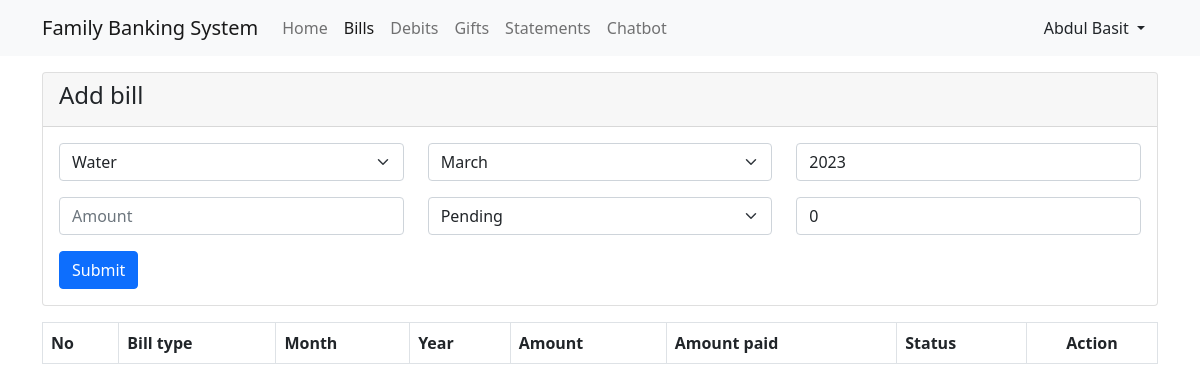
The app's page /FamilyBankingSystem/bills.php (signed in), older data.
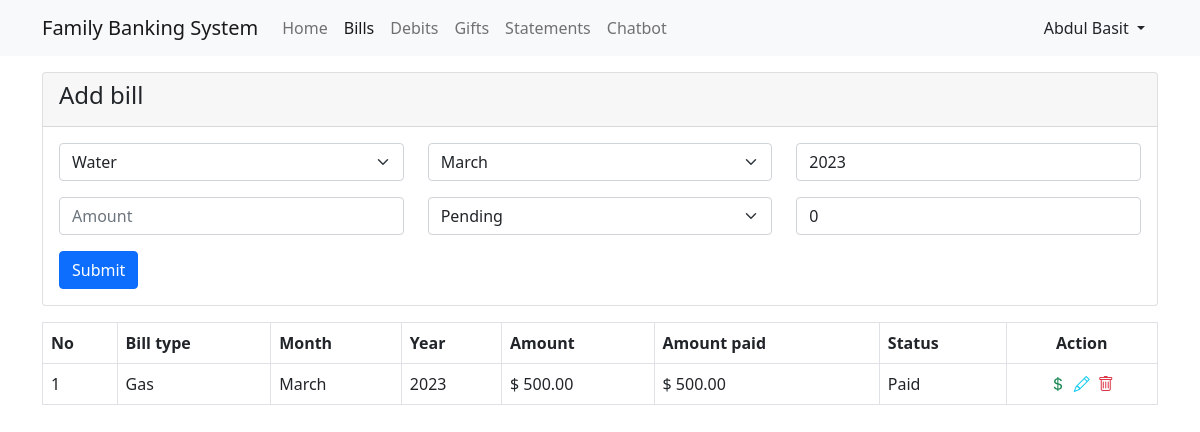
The same page, newer data.
### tables this page shows
CREATE TABLE `bill` (
  `id` int NOT NULL AUTO_INCREMENT,
  `billType` varchar(255) DEFAULT NULL,
  `month` varchar(255) DEFAULT NULL,
  `amount` decimal(10,2) DEFAULT NULL,
  `status` enum('Not available','Pending','Partial paid','Paid') DEFAULT NULL,
  `createdAt` datetime DEFAULT CURRENT_TIMESTAMP,
  `isDeleted` bit(1) DEFAULT NULL,
  `amountPaid` decimal(10,2) DEFAULT NULL,
  `Year` varchar(45) DEFAULT NULL,
  `userId` int DEFAULT NULL,
  PRIMARY KEY (`id`)
);

### FamilyBankingSystem/inc/session/sessioncheck.php (called while the page is built, shortened)
<?php
if(isset($_SESSION["USER"])&&!empty($_SESSION["USER"])){
    $user = $_SESSION["USER"];
}else{
    header("Location: login.php");
}

### FamilyBankingSystem/inc/db/connection.php (called while the page is built, shortened)
<?php
$_CONFIG = [
    "DATABASE" => [
        "HOST" => "localhost",
        "USERNAME" => "root",
        "PASSWORD" => "test123",
        "DB" => "familybanking"
    ]
];
class DataBase
{
    private $conn;
    public function __construct()
    {
        global $_CONFIG;
        $this->host = $_CONFIG["DATABASE"]["HOST"];
        $this->username = $_CONFIG["DATABASE"]["USERNAME"];
        $this->password = $_CONFIG["DATABASE"]["PASSWORD"];
        $this->db = $_CONFIG["DATABASE"]["DB"];
        $this->conn = mysqli_connect(
            $this->host,
            $this->username,
            $this->password,
            $this->db
        );
    }
    public function __select($sql)
    {
        $result = $this->conn->query($sql);
        if ($result && $result->num_rows > 0) {
            $data = [];
            while ($rows = $result->fetch_assoc()) {
                $data[] = $rows;
            }
            return $data;
        }
        return [];
    }
}
$db = new DataBase;

### FamilyBankingSystem/inc/actions/bill/list.action.php (called while the page is built)
<?php
include_once "inc/session/sessioncheck.php";
include_once "inc/db/connection.php";
$userId = $user["id"];
$sql = "select * from bill where userId = '$userId'";
$bills =$db->__select($sql);

### FamilyBankingSystem/inc/partial/bill/list.partial.php (the view)
<?php include_once "inc/actions/bill/list.action.php";?>
<table class="table table-bordered">
    <thead>
        <tr>
            <th>
                No
            </th>
            <th>
                Bill type
            </th>
            <th>
                Month
            </th>
            <th>
                Year
            </th>
            <th>
                Amount
            </th>
            <th>
                Amount paid
            </th>
            <th>
                Status
            </th>
            <th class="text-center">
                Action
            </th>
        </tr>
    </thead>
    <tbody>
        <?php for($i=0;$i<sizeof($bills);$i++){
            $row = $bills[$i];
            ?>
            <tr>
                <td>
                    <?=$i+1?>
                </td>
                <td>
                    <?=$row["billType"];?>
                </td>
                <td>
                    <?=$row["month"]?>
                </td>
                <td>
                    <?=$row["Year"]?>
                </td>
                <td>
                    $ <?=$row["amount"]?>
                </td>
                <td>
                    $ <?=$row["amountPaid"]?>
                </td>
                <td>
                    <?=$row["status"]?>
                </td>
                <td>
                    <div class="d-flex justify-content-center">
                        <a href="inc/actions/bill/pay.action.php?id=<?=$row["id"]?>" class="text-success" title="Pay amount">
                            <i class="bi bi-currency-dollar"></i>
                        </a>
                        <a href="bills.php?id=<?=$row["id"]?>" class="ms-2 text-info">
                            <i class="bi bi-pencil"></i>
                        </a>
                        <a href="inc/actions/bill/delete.action.php?id=<?=$row["id"]?>" class="ms-2 text-danger">
                            <i class="bi bi-trash"></i>
                        </a>
                    </div>
                </td>
            </tr>
        <?php } ?>
    </tbody>
</table>

### FamilyBankingSystem/bills.php (shortened to what this page needs)
<!DOCTYPE html>
<html lang="en">
<?php include_once "inc/partial/layout/head.php"; ?>
<?php require_once "inc/session/sessioncheck.php"; ?>
<body>
<?php include_once "inc/partial/layout/nav.php";?>
    <div class="container">
        <div class="row mt-3">
            <div class="col-md-12">
                <div class="card">
                    <div class="card-header">
                        <h4>Add bill</h4>
                    </div>
                    <div class="card-body">
                        <?php include_once "inc/partial/bill/add.partial.php"; ?>
                    </div>
                </div>
            </div>
        </div>
        <div class="row mt-3">
            <div class="col-md-12">
                <?php include_once "inc/partial/bill/list.partial.php"; ?>
            </div>
        </div>
    </div>
</body>
</html>

### FamilyBankingSystem/inc/partial/layout/head.php (shortened to what this page needs)
<head>
    <link rel="stylesheet" href="public/assets/css/style.css">
    <link rel="stylesheet" href="https://cdnjs.cloudflare.com/ajax/libs/bootstrap-icons/1.10.3/font/bootstrap-icons.min.css" />
</head>

### FamilyBankingSystem/inc/partial/layout/nav.php (shortened to what this page needs)
<?php
function isActive($page)
{
    return basename($_SERVER['PHP_SELF']) == $page;
}
?>
<nav class="navbar navbar-expand-lg navbar-light bg-light">
    <div class="container">
        <a class="navbar-brand" href="index.php">Family Banking System</a>
        <div class="collapse navbar-collapse justify-content-between" id="navbarNav">
            <ul class="navbar-nav">
                <li class="nav-item">
                    <a class="nav-link <?= isActive("index.php") ? "active" : "" ?>" aria-current="page" href="index.php">Home</a>
                </li>
                <li class="nav-item">
                    <a class="nav-link <?= isActive("bills.php") ? "active" : "" ?>" href="bills.php">Bills</a>
                </li>
                <li class="nav-item">
                    <a class="nav-link <?= isActive("debit.php") ? "active" : "" ?>" href="debit.php">Debits</a>
                </li>
                <li class="nav-item">
                    <a class="nav-link <?= isActive("gifts.php") ? "active" : "" ?>" href="gifts.php">Gifts</a>
                </li>
                <li class="nav-item">
                    <a class="nav-link <?= isActive("statements.php") ? "active" : "" ?>" href="statements.php">Statements</a>
                </li>
                <li class="nav-item">
                    <a class="nav-link <?= isActive("chatbot.php") ? "active" : "" ?>" href="chatbot.php">Chatbot</a>
                </li>
            </ul>
            <div class="d-flex justify-content-end">
                <div class="dropdown">
                    <button class="btn dropdown-toggle" type="button" id="dropdownMenuButton1" data-bs-toggle="dropdown" aria-expanded="false">
                        <?=$user["firstName"]?> <?=$user["lastName"]?>
                    </button>
                </div>
            </div>
        </div>
    </div>
</nav>

### FamilyBankingSystem/inc/partial/bill/add.partial.php (shortened to what this page needs)
<?php
$billTypes = ["Water", "Electricity", "Gas", "Internet"];
$months = ["January", "February", "March", "April", "May", "June", "July", "August", "September", "October", "November", "December"];
$year = date("Y");
$month = date("F");
?>
<form action="inc/actions/bill/add.action.php" method="post">
    <div class="row">
        <div class="col-md-4 mb-3">
            <div class="form-group">
                <select name="billType" class="form-select">
                    <?php foreach ($billTypes as  $value) { ?>
                        <option  value="<?= $value ?>"><?= $value ?></option>
                    <?php } ?>
                </select>
            </div>
        </div>
        <div class="col-md-4 mb-3">
            <div class="form-group">
                <select name="month" class="form-select">
                    <?php foreach ($months as  $value) { ?>
                        <option <?= ($month == $value)?"selected":""?> value="<?= $value ?>"><?= $value ?></option>
                    <?php } ?>
                </select>
            </div>
        </div>
        <div class="col-md-4 mb-3">
            <div class="form-group">
                <input type="number" name="year" class="form-control" value="<?=$year?>" placeholder="Year">
            </div>
        </div>
        <div class="col-md-4 mb-3">
            <div class="form-group">
                <input type="number" name="amount" class="form-control" placeholder="Amount">
            </div>
        </div>
        <div class="col-md-4 mb-3">
            <div class="form-group">
                <select name="status" class="form-select">
                    <option value="Pending">Pending</option>
                </select>
            </div>
        </div>
        <div class="col-md-4 mb-3">
            <div class="form-group">
                <input type="number" name="amountPaid" class="form-control" value="0" placeholder="Amount paid">
            </div>
        </div>
        <div class="col-md-4">
            <button class="btn btn-primary" type="submit">Submit</button>
        </div>
    </div>
</form>

Row changes from the older to the newer data that the page shows:
added bill: billType "Gas", month "March", Year "2023", amount "500.00", amountPaid "500.00", status "Paid"
